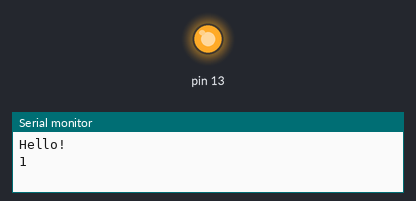
A sketch run on a simulated Arduino Uno, built with avr-gcc and run on an emulated ATmega328P. Parts: output pins drawn as LEDs (lit = HIGH), the last lines printed to the serial monitor.

Above: at 0.5 s.
At 5.0 s:
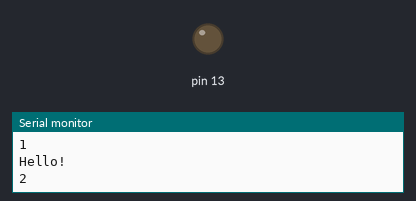
Timing chart, 0 to 6.9 s (numbered marks = the images above):
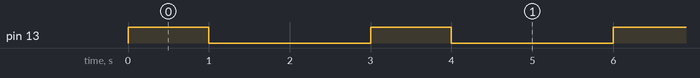

The sketch:

sketch_jul16a.ino
```cpp
int score = 0;
void setup() {
  // put your setup code here, to run once:
 Serial.begin(9600);
 pinMode(13,OUTPUT);
}

void loop() {
  // put your main code here, to run repeatedly:
 score = score +1;
 Serial.println("Hello!");
 Serial.println(score);
 digitalWrite(13,HIGH);
 delay(1000);
 digitalWrite(13,LOW);
 delay(2000);
}
```

Measured:
- by itself, pin 13: alternates HIGH for 1.0 s and LOW for 2.0 s
